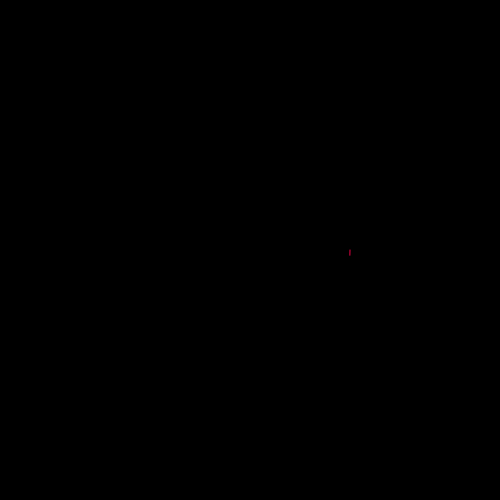
Frame 1 (no input)
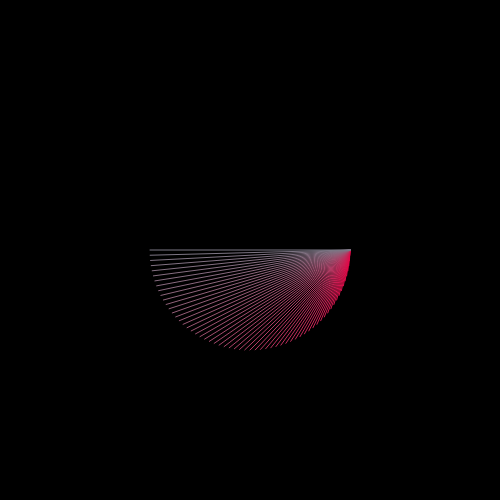
Frame 60 (no input)
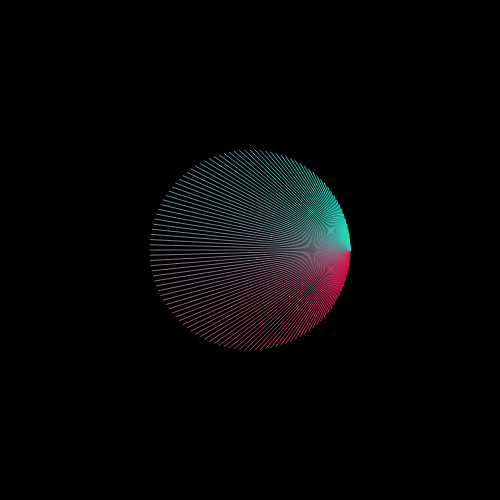
Frame 120 (the mouse pressed at the canvas centre since frame 60)

The p5.js sketch that drew these frames (run headless with seeded random() and noise() and a simulated clock; from frame 60 on, the mouse is pressed at the canvas centre):

// p5.js sketch
// ── sketch.js
function setup() {
  createCanvas(500,500);
  angleMode(DEGREES);
  background(0);
  frameRate(60); 
}

// [...] Do not forget what comes before the draw()
   
function draw() {

  translate(width/2,height/2);
  //rotate(frameCount*3);
  stroke(lerpColor(color('#ea0043'), color('#0fefca'), frameCount/120));
  line(100,0,(cos (frameCount*3)*100),(sin (frameCount*3)*100));
  if (frameCount == 120) {
    noLoop();
  }

}
